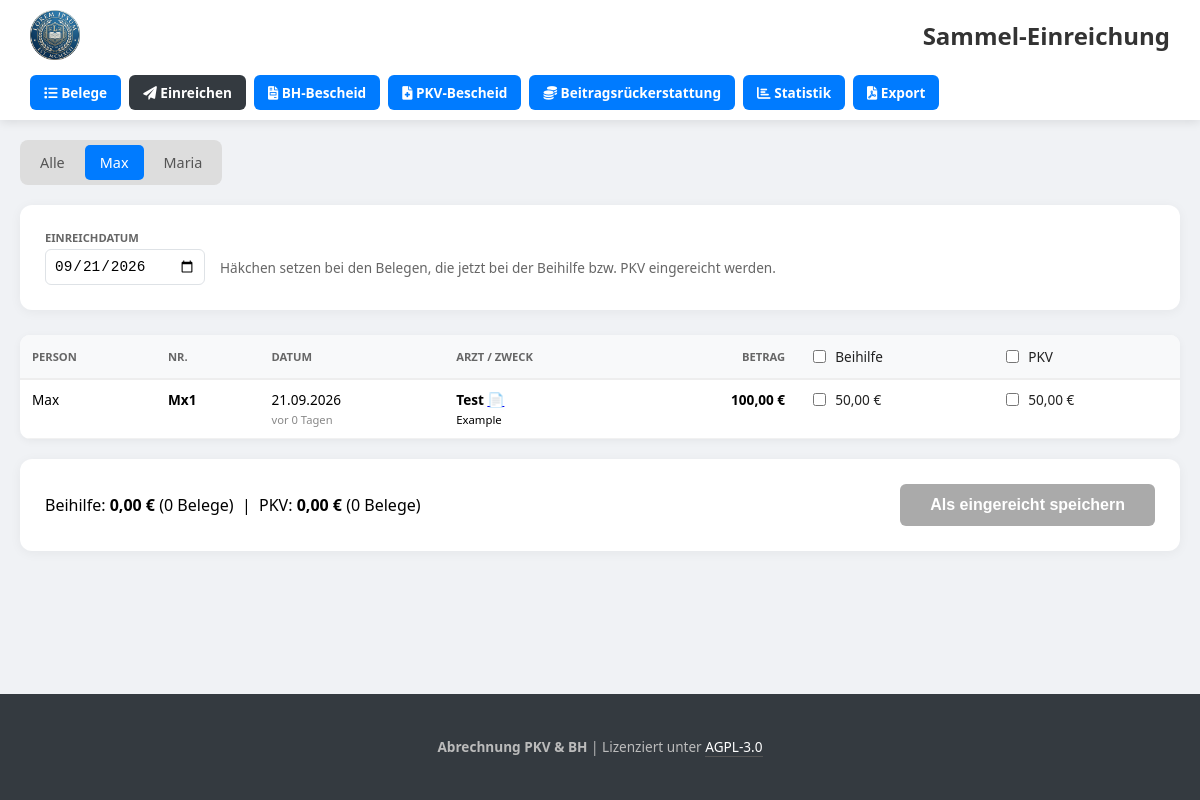
/einreichung.php?person=max, run on the app's committed database.
### tables this page shows
CREATE TABLE belege (
            id           TEXT PRIMARY KEY,
            person       TEXT NOT NULL,
            intern_nr    TEXT NOT NULL,
            rg_datum     TEXT NOT NULL,
            arzt         TEXT NOT NULL DEFAULT '',
            beschreibung TEXT NOT NULL DEFAULT '',
            doc_link     TEXT NOT NULL DEFAULT '',
            gesamt       REAL NOT NULL DEFAULT 0,
            z_status     TEXT NOT NULL DEFAULT 'offen',
            z_datum      TEXT NOT NULL DEFAULT '',
            s_pkv        TEXT NOT NULL DEFAULT 'offen',
            e_pkv        REAL NOT NULL DEFAULT 0,
            pkv_sub_date TEXT NOT NULL DEFAULT '',
            pkv_date     TEXT NOT NULL DEFAULT '',
            pkv_belegnr  TEXT NOT NULL DEFAULT '',
            pkv_link     TEXT NOT NULL DEFAULT '',
            s_bh         TEXT NOT NULL DEFAULT 'offen',
            e_bh         REAL NOT NULL DEFAULT 0,
            bh_sub_date  TEXT NOT NULL DEFAULT '',
            bh_date      TEXT NOT NULL DEFAULT '',
            bh_belegnr   TEXT NOT NULL DEFAULT '',
            bh_link      TEXT NOT NULL DEFAULT ''
        );

### einreichung.php (the view, shortened to what this page needs)
<?php
require __DIR__ . '/common.php';
$PROFILES = loadProfiles();
$filter = $_GET['person'] ?? 'alle';
$typLabel = ['bh' => 'Beihilfe', 'pkv' => 'PKV'];
$rows = [];
foreach ($PROFILES as $pKey => $p) {
    if ($filter !== 'alle' && $filter !== $pKey) continue;
    foreach (loadData($pKey) as $id => $r) {
        if (($r['s_bh'] ?? '') === 'offen' || ($r['s_pkv'] ?? '') === 'offen') {
            $rows[] = ['pKey' => $pKey, 'person' => $p['name'], 'id' => $id, 'r' => $r];
        }
    }
}
usort($rows, function ($a, $b) {
    return strcmp($a['r']['rg_datum'], $b['r']['rg_datum']) ?: strnatcasecmp($a['r']['intern_nr'], $b['r']['intern_nr']);
});
?>
    <div class="person-nav">
        <a href="?person=alle" class="<?= $filter === 'alle' ? 'active' : '' ?>">Alle</a>
        <?php foreach ($PROFILES as $key => $p): ?>
            <a href="?person=<?= urlencode($key) ?>" class="<?= $filter === $key ? 'active' : '' ?>"><?= h($p['name']) ?></a>
        <?php endforeach; ?>
    </div>
    <?php if (!$rows): ?>
        <div class="msg info">Es gibt keine Belege mit offenem Einreichungsstatus.</div>
    <?php else: ?>
    <form method="POST" id="batchForm">
        <div class="panel">
            <div class="form-row" style="margin-bottom:0;">
                <div class="field" style="width:160px;">
                    <label>Einreichdatum</label>
                    <input type="date" name="sub_date" value="<?= date('Y-m-d') ?>" required>
                </div>
                <div class="muted" style="font-size:0.85rem; padding-bottom:8px;">
                    Häkchen setzen bei den Belegen, die jetzt bei der Beihilfe bzw. PKV eingereicht werden.
                </div>
            </div>
        </div>
        <table>
            <thead>
                <tr>
                    <th>Person</th><th>Nr.</th><th>Datum</th><th>Arzt / Zweck</th><th class="num">Betrag</th>
                    <th><label class="chk"><input type="checkbox" class="cb-all" data-type="bh"> Beihilfe</label></th>
                    <th><label class="chk"><input type="checkbox" class="cb-all" data-type="pkv"> PKV</label></th>
                </tr>
            </thead>
            <tbody>
            <?php foreach ($rows as $row): $r = $row['r']; ?>
                <?php $age = (int)floor((time() - strtotime($r['rg_datum'])) / 86400); ?>
                <tr>
                    <td><?= h($row['person']) ?></td>
                    <td><strong><?= h($r['intern_nr']) ?></strong></td>
                    <td><?= dmy($r['rg_datum']) ?><br><span class="age">vor <?= $age ?> Tagen</span></td>
                    <td>
                        <strong><?= h($r['arzt']) ?></strong>
                        <?php if (!empty($r['doc_link'])): ?><a href="<?= h($r['doc_link']) ?>" target="_blank" title="Rechnung öffnen">📄</a><?php endif; ?>
                        <br><small><?= h($r['beschreibung'] ?? '') ?></small>
                    </td>
                    <td class="num"><strong><?= eur((float)$r['gesamt']) ?></strong></td>
                    <?php foreach ($typLabel as $typ => $label): $st = $r['s_' . $typ] ?? ''; ?>
                        <td>
                            <?php if ($st === 'offen'): ?>
                                <label class="chk">
                                    <input type="checkbox" class="cb-<?= $typ ?>" name="sel[]"
                                           value="<?= h($row['pKey'] . '|' . $row['id'] . '|' . $typ) ?>"
                                           data-amount="<?= (float)($r['e_' . $typ] ?? 0) ?>">
                                    <?= eur((float)($r['e_' . $typ] ?? 0)) ?>
                                </label>
                            <?php else: ?>
                                <span class="badge <?= statusClass($st) ?>"><?= h($st) ?></span>
                            <?php endif; ?>
                        </td>
                    <?php endforeach; ?>
                </tr>
            <?php endforeach; ?>
            </tbody>
        </table>
        <div class="panel" style="margin-top:20px; display:flex; justify-content:space-between; align-items:center; flex-wrap:wrap; gap:15px;">
            <div>
                Beihilfe: <strong id="sumBh">0,00 €</strong> (<span id="cntBh">0</span> Belege) &nbsp;|&nbsp;
                PKV: <strong id="sumPkv">0,00 €</strong> (<span id="cntPkv">0</span> Belege)
            </div>
            <button type="submit" class="btn-save" id="saveBtn" disabled>Als eingereicht speichern</button>
        </div>
    </form>
    <?php endif; ?>

### data on the page
belege: person "Max", intern_nr "Mx1", rg_datum "21.09.2026", rg_datum "0", arzt "Test", beschreibung "Example", gesamt "100,00 €", e_bh "50,00 €", e_pkv "50,00 €"

### other printed values
$title "Sammel-Einreichung"
$label "Belege"
$label "Einreichen"
$label "BH-Bescheid"
$label "PKV-Bescheid"
$label "Beitragsrückerstattung"
$label "Statistik"
$label "Export"
$p['name'] "Max"
$p['name'] "Maria"
